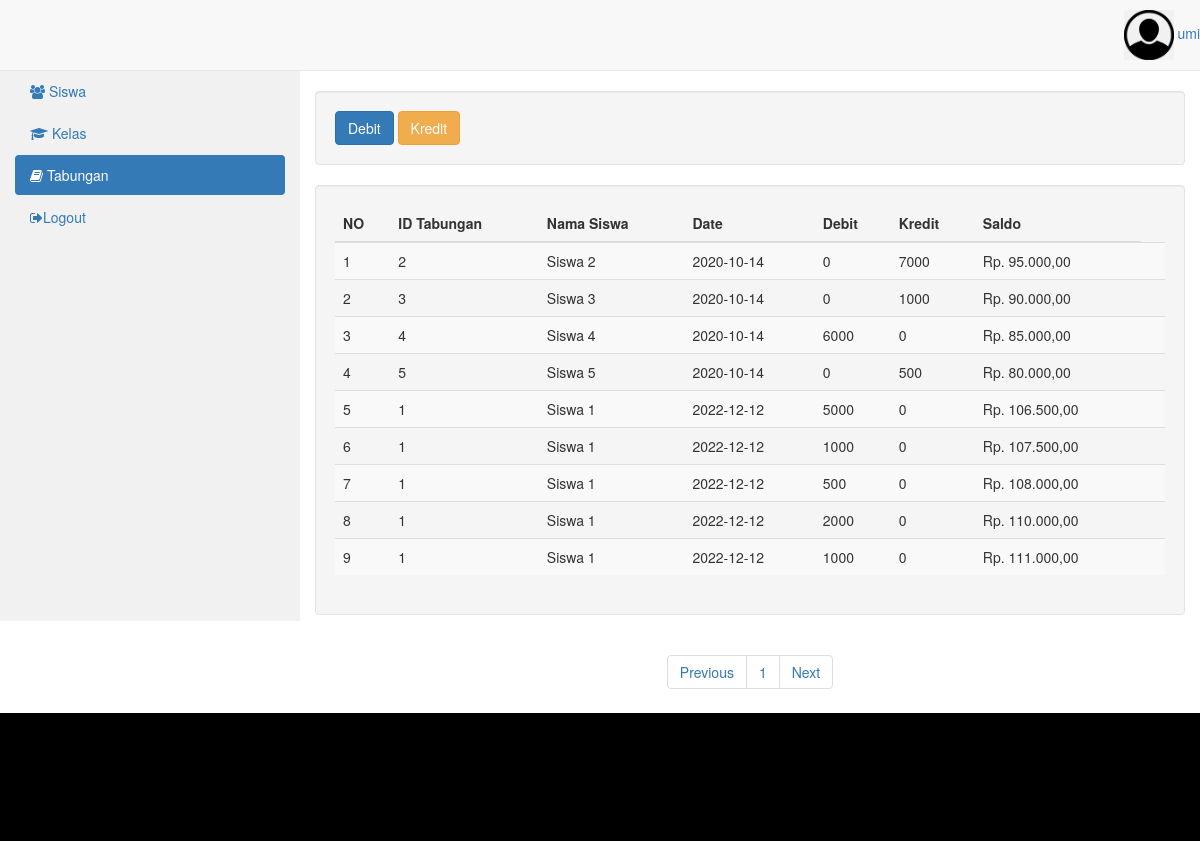
The page /admin/index.php?m=tabungan&s=awal (signed in) on the database its author committed.
### tables this page shows
CREATE TABLE `tb_tabungan` (
  `na` int(11) NOT NULL,
  `id_tabungan` int(50) NOT NULL,
  `id_siswa` int(50) NOT NULL,
  `nama` text NOT NULL,
  `kelas` text NOT NULL,
  `tanggal` text NOT NULL,
  `setoran` int(11) NOT NULL,
  `penarikan` int(11) NOT NULL,
  `saldo` int(11) NOT NULL
);

### admin/fungsi/fungsi.php (called while the page is built, shortened)
<?php
$servername = "localhost";
$database = "tabungan_siswa";
$username = "root";
$password = "";
$koneksi = mysqli_connect($servername, $username, $password, $database);
function url(){
	return $url = "//localhost/proyek2/";
}
function summon_admin(){
global $koneksi;
$id = $_SESSION['idtabsis'];
return $query = mysqli_query($koneksi, "SELECT * FROM tb_admin WHERE id_admin = '$id'");
}
function rupiah($angka){
	$hasil = "Rp. ". number_format($angka,2,',','.');
	return $hasil;
}
 ?>

### admin/modul/tabungan/paging.php (the view, shortened to what this page needs)
<?php
global $koneksi;
$batas = 15;
$halaman = isset($_GET['halaman']) ? (int)$_GET['halaman'] : 1;
$halaman_awal = ($halaman>1) ? ($halaman * $batas) - $batas : 0;
$data = mysqli_query($koneksi, "SELECT * FROM tb_tabungan");
$jumlah_data = mysqli_num_rows($data);
$total_halaman = ceil($jumlah_data / $batas);
$data_tabungan = mysqli_query($koneksi, "SELECT * FROM tb_tabungan LIMIT $halaman_awal, $batas");
foreach ($data_tabungan as $tab):
  ?>
     <tr>
                              <td><?= $i++;?></td>
                              <td><?=  $tab['id_tabungan'];?></td>
                              <td><?=  $tab['nama'];?></td>
                              <td><?=  $tab['tanggal'];?></td>
                              <td><?=  $tab['setoran'];?></td>
                              <td><?=  $tab['penarikan'];?></td>
                             <td><?=rupiah($tab['saldo']);?></td>
                              <td>
      </div>
                </div>
              </div>
            </div>
                              </td>
                              </tr>
                            <?php endforeach; ?>

### admin/modul/tabungan/title.php (shortened to what this page needs)
<?php
require 'fungsi/fungsi.php';
foreach (summon_admin() as $adm):
 ?>
<!DOCTYPE html>
<html lang="en">
<head>
<link rel="stylesheet" href="<?= url() ?>vendors/css/w3.css">
<link rel="stylesheet" href="<?= url() ?>vendors/css/font-awesome.min.css">
<link rel="stylesheet" type="text/css" href="<?= url() ?>vendors/css/bootstrap.min.css">
</head>
<body>
<nav class="navbar navbar-default navbar-static-top" role="navigation" style="margin-bottom: 0">
        <ul class="nav navbar-top-links navbar-right">
            <li class="dropdown">
              <a class="dropdown-toggle" data-toggle="dropdown" href="#">
               <img src="img/admin/image.png" height="50"> </i> <?php echo $adm['nama']; ?>
              </a>
            </li>
          </ul>
      </nav>
<div class="container-fluid">
  <div class="row content">
    <div class="col-sm-3 sidenav hidden-xs">
      <ul class="nav nav-pills nav-stacked">
        <li><a href="index.php?m=siswa&s=awal"><i class="fa fa-users" aria-hidden="true"></i>
Siswa</a></li>
        <li><a href="index.php?m=kelas&s=awal"><i class="fa fa-graduation-cap" aria-hidden="true"></i>
Kelas</a></li>
        <li class="active"><a href="index.php?m=tabungan&s=awal"><i class="fa fa-book" aria-hidden="true"></i>
Tabungan</a></li>
        <li><a href="logout.php"><i class="fa fa-sign-out" aria-hidden="true"></i>Logout</a></li>
      </ul><br>
    </div>
    <br>
    <div class="col-sm-9">
      <div class="well">
<a href="index.php?m=tabungan&s=tambah_setoran"><button type="button" class="btn btn-primary" value="">Debit</button></a>
<a href="index.php?m=tabungan&s=penarikan"><button type="button" class="btn btn-warning">
  Kredit
</button></a>
      </div>
       <div class="row">
        <div class="col-sm-12">
          <div class="well">
             <div class="table-responsive table--no-card m-b-30">
                <table class="table table-borderless table-striped table-earning">
                  <thead>
                    <tr>
                        <th>NO</th>
                        <th>ID Tabungan</th>
                        <th>Nama Siswa</th>
                        <th>Date</th>
                        <th>Debit</th>
                        <th>Kredit</th>
                        <th>Saldo</th>
                    </tr>
                  </thead>
                <tbody>
                    <?php
                      $i = 1;
                      include 'paging.php';
                     ?>
           <center><ul class="pagination justify-content-center">
                <li class="page-item">
                    <a class="page-link" <?php if($halaman > 1){ echo "href='?m=tabungan&s=awal&halaman=$previous'"; } ?>>Previous</a>
                </li>
                <?php
                for($x=1;$x<=$total_halaman;$x++){
                    ?>
                    <li class="page-item"><a class="page-link" href="?m=tabungan&s=awal&halaman=<?php echo $x ?>"><?php echo $x; ?></a></li>
                    <?php
                }
                ?>
                <li class="page-item">
                    <a  class="page-link" <?php if($halaman < $total_halaman) { echo "href='?m=tabungan&s=awal&halaman=$next'"; } ?>>Next</a>
                </li>
            </ul>
              </center>
<footer class="w3-center w3-black w3-padding-64">
</footer>
  <script src="<?= url() ?>vendors/js/bootstrap.min.js"></script> </body>
</html>
<?php endforeach; ?>

### admin/modul/tabungan/title.php (style rules this page uses)
.row.content { height: 550px }
.sidenav { background-color: #f1f1f1; height: 100%; }

### rows shown on the page
tb_tabungan: id_tabungan "2", nama "Siswa 2", tanggal "2020-10-14", setoran "0", penarikan "7000", saldo "Rp. 95.000,00"
tb_tabungan: id_tabungan "3", nama "Siswa 3", tanggal "2020-10-14", setoran "0", penarikan "1000", saldo "Rp. 90.000,00"
tb_tabungan: id_tabungan "4", nama "Siswa 4", tanggal "2020-10-14", setoran "6000", penarikan "0", saldo "Rp. 85.000,00"
tb_tabungan: id_tabungan "5", nama "Siswa 5", tanggal "2020-10-14", setoran "0", penarikan "500", saldo "Rp. 80.000,00"
tb_tabungan: id_tabungan "1", nama "Siswa 1", tanggal "2022-12-12", setoran "5000", penarikan "0", saldo "Rp. 106.500,00"
tb_tabungan: id_tabungan "1", nama "Siswa 1", tanggal "2022-12-12", setoran "1000", penarikan "0", saldo "Rp. 107.500,00"
tb_tabungan: id_tabungan "1", nama "Siswa 1", tanggal "2022-12-12", setoran "500", penarikan "0", saldo "Rp. 108.000,00"
tb_tabungan: id_tabungan "1", nama "Siswa 1", tanggal "2022-12-12", setoran "2000", penarikan "0", saldo "Rp. 110.000,00"
tb_tabungan: id_tabungan "1", nama "Siswa 1", tanggal "2022-12-12", setoran "1000", penarikan "0", saldo "Rp. 111.000,00"

### other values the page prints
$adm['nama'] "umi"
